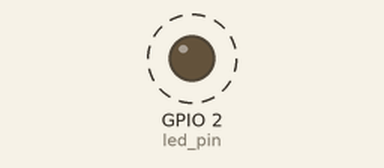
Simulated run of this sketch. Board: ESP32. On the bench: output pins drawn as LEDs (lit = HIGH). Dashed ring = blinking. What the sketch prints to the serial monitor is not drawn.

Above: at 0.5 s.
Timing chart, 0 to 4.6 s (numbered marks = the images above):
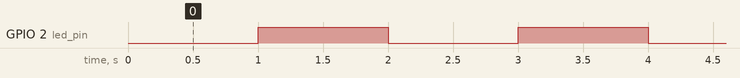

The sketch:

Interrupts.ino
```cpp
#include "esp_timer.h"

const int led_pin = 2;
esp_timer_handle_t timer;
volatile bool toggle_flag = false;

void IRAM_ATTR onTimer(void* arg) {
  int state = digitalRead(led_pin);
  digitalWrite(led_pin, !state);
  toggle_flag = true;  // Set flag to indicate LED toggled
}

void setup() {
  Serial.begin(9600);
  pinMode(led_pin, OUTPUT);

  esp_timer_create_args_t timer_args = {
    .callback = &onTimer,
    .arg = NULL,
    .dispatch_method = ESP_TIMER_TASK,
    .name = "toggle_led"
  };

  esp_timer_create(&timer_args, &timer);
  esp_timer_start_periodic(timer, 1000000);
}

void loop() {
  if (toggle_flag) {
    toggle_flag = false;
    Serial.println("LED toggled by timer interrupt.");
  }
}
```

Measured:
- by itself, GPIO 2 (led_pin): alternates HIGH for 1.0 s and LOW for 1.0 s
